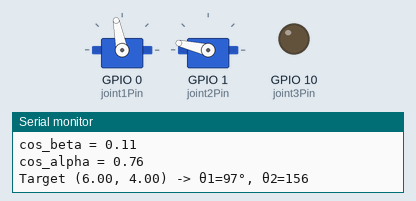
The program below on a simulated ESP32-C3. Shown: 2 × servo, output pins drawn as LEDs (lit = HIGH), the last lines printed to the serial monitor. Servo pulses on a pin are drawn as a servo (544–2400 µs = 0–180°).

Above: at 0.6 s.
At 5.6 s:
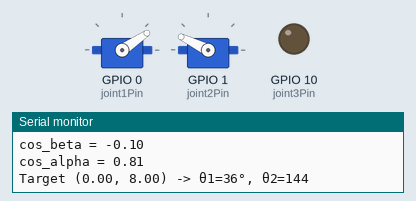
At 10.6 s:
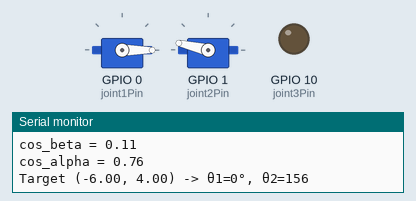
At 20.6 s:
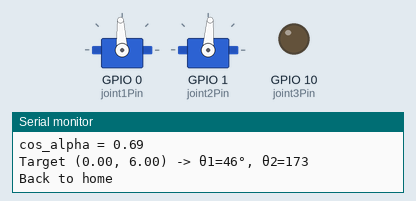
Timing chart, 0 to 22.1 s (numbered marks = the images above):
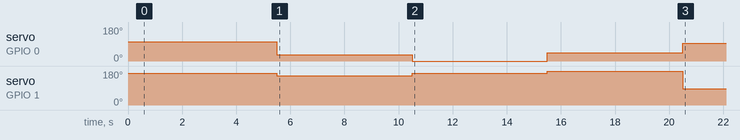

The program:

main.cpp
```cpp
#include <Arduino.h>

#include "InverseKinematics.h"
#include "Joint.h"

uint8_t constexpr joint1Channel = 0;
uint8_t constexpr joint1Pin = 0;
Joint joint1(joint1Channel, joint1Pin);

uint8_t constexpr joint2Channel = 1;
uint8_t constexpr joint2Pin = 1;
Joint joint2(joint2Channel, joint2Pin);

uint8_t constexpr joint3Channel = 2;
uint8_t constexpr joint3Pin = 10;
Joint joint3(joint3Channel, joint3Pin);

void moveTo(float const x, float const y)
{
    auto const jointAngles = InverseKinematics::calculateJointAngles(x, y);
    joint3.setAngle(100);
    joint1.setAngle(jointAngles.theta1);
    joint2.setAngle(jointAngles.theta2);
}


void setup()
{
    Serial.begin(460800);
    joint1.setup();
    joint2.setup();
    joint3.setup();
    delay(500);

    Serial.println("Step 2: Testing IK -> Servo mapping");

    // Test target positions
    float testPoints[][2] = {
        {6, 4},    // forward-right
        {0, 8},    // straight ahead
        {-6, 4},   // forward-left
        {0, 6}     // back toward center
    };

    for (auto &p : testPoints) {
        float x = p[0];
        float y = p[1];
        auto angles = InverseKinematics::calculateJointAngles(x, y);
        Serial.print("Target (");
        Serial.print(x);
        Serial.print(", ");
        Serial.print(y);
        Serial.print(") -> θ1=");
        Serial.print(angles.theta1);
        Serial.print("°, θ2=");
        Serial.println(angles.theta2);

        joint1.setAngle(angles.theta1);
        joint2.setAngle(angles.theta2);
        delay(5000);
    }

    joint1.setAngle(90);
    joint2.setAngle(83);
    Serial.println("Back to home");
}

void loop() {}
```

InverseKinematics.cpp
```cpp
#include "InverseKinematics.h"

#include <Arduino.h>
#include <cmath>


InverseKinematics::JointAngles InverseKinematics::calculateJointAngles(float const x, float const y)
{
    float const xSqr = x * x;
    float const ySqr = y * y;

    float constexpr L1 = 6.0f;
    float constexpr L2 = 4.7f;
    float constexpr L3 = 0.1f;
    float constexpr L4 = 2.8f;

    float constexpr L1Sqr = L1 * L1;
    float constexpr L2Sqr = L2 * L2;

    float cos_beta = (L1Sqr + L2Sqr - xSqr - ySqr) / (2 * L1 * L2);
    float const beta = acos(cos_beta);
    float cos_alpha = (xSqr + ySqr + L1Sqr - L2Sqr) / (2 * L1 * sqrt(xSqr + ySqr));
    float const alpha = acos(cos_alpha);
    float const phi = atan2(y, x);

    Serial.print("cos_beta = "); Serial.println(cos_beta);
    Serial.print("cos_alpha = "); Serial.println(cos_alpha);

    float const endEffectorAngle = atan2(L4, L2 + L3);

    float const theta1 = phi - alpha;
    float theta2 = M_PI - beta;
    theta2 = theta2 - endEffectorAngle;

    int const pwm1 = constrain(round(theta1 / M_PI * 180.0), -90, 90);
    int const pwm2 = constrain(round(theta2 / M_PI * 180.0), -90, 90);

    int constexpr realAngleOffset = 90;
    int const servo1 = realAngleOffset - pwm1;
    int const servo2 = realAngleOffset + pwm2;

    return { servo1, servo2 };
}
```

InverseKinematics.h
```cpp
#ifndef __INVERSE_KINEMATICS_H__
#define __INVERSE_KINEMATICS_H__


class InverseKinematics
{
public:
    struct JointAngles { int theta1; int theta2; };
    static JointAngles calculateJointAngles(float x, float y);
};

#endif
```

Joint.cpp
```cpp
#include "Joint.h"

#include <Arduino.h>


Joint::Joint(uint8_t const channel, uint8_t const pin)
    : _channel(channel)
    , _pin(pin)
{
}

void Joint::setup() const
{
    uint32_t constexpr pwmFrequency = 50;
    uint8_t constexpr pwmResolution = 10;

    ledcSetup(_channel, pwmFrequency, pwmResolution);
    ledcAttachPin(_pin, _channel);
}

void Joint::setAngle(int const angle) const
{
    int constexpr dutyMinimum = 25;
    int constexpr dutyMaximum = 130;

    int const duty = map(angle, 0, 180, dutyMinimum, dutyMaximum);
    ledcWrite(_channel, duty);
}
```

Joint.h
```cpp
#ifndef __JOINT_H__
#define __JOINT_H__

#include <cstdint>


class Joint
{
public:
    Joint(uint8_t channel, uint8_t pin);

    void setup() const;
    void setAngle(int angle) const;

private:
    uint8_t _channel;
    uint8_t _pin;
};

#endif
```
